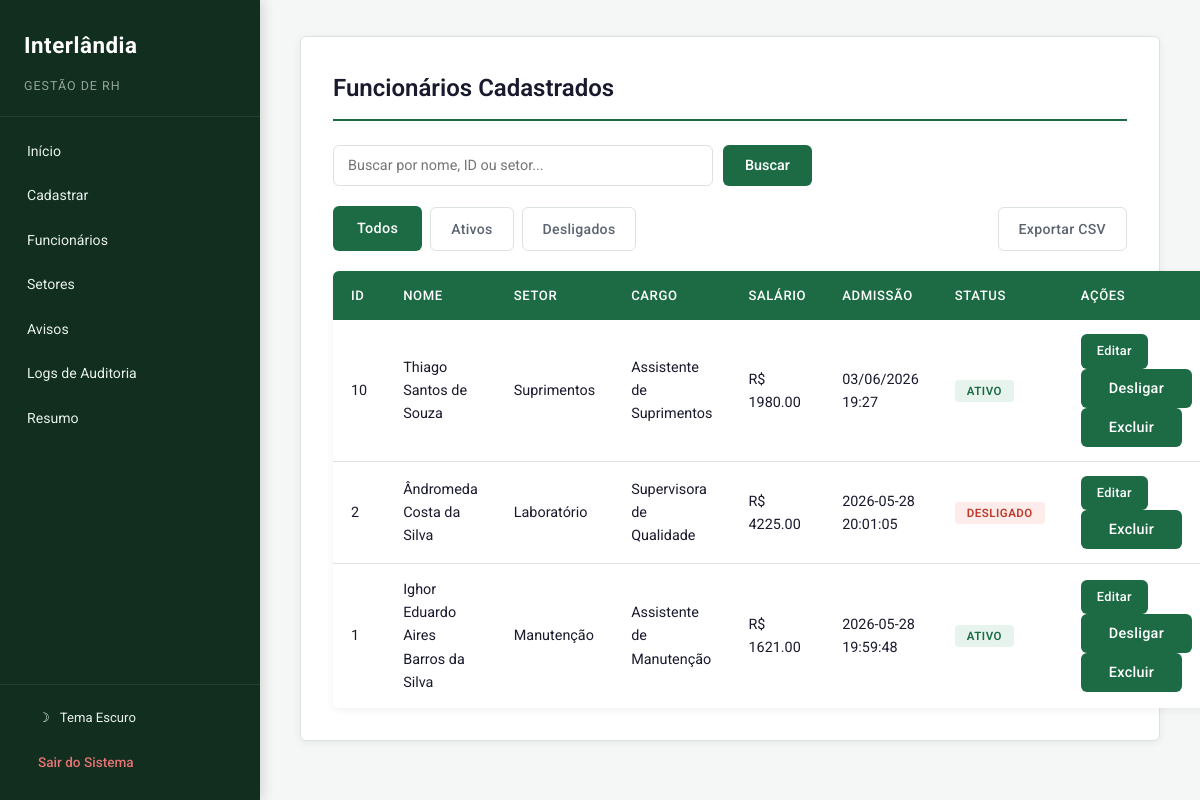
Page /listar (signed in) on the earlier database version.
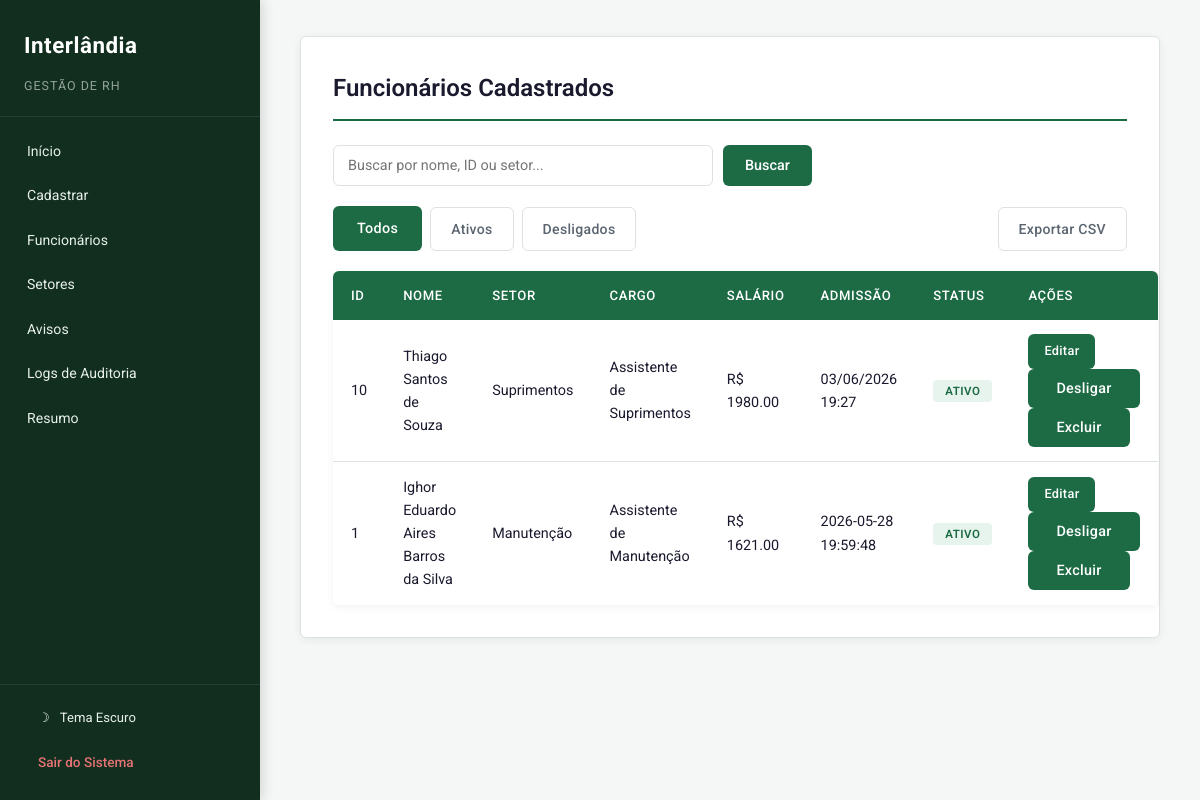
Same page on the later database version.
### tables this page shows
CREATE TABLE funcionarios (
        id INTEGER PRIMARY KEY AUTOINCREMENT,
        nome TEXT,
        contato TEXT,
        setor TEXT,
        email TEXT,
        cargo TEXT,
        salario REAL,
        status TEXT DEFAULT 'ATIVO',
        data_admissao TEXT
    , data_desligamento TEXT);

### main.py (the view)
@app.route("/listar")
def listar():
    if "user" not in session:
        return redirect("/")
    busca = request.args.get("busca", "")
    filtro = request.args.get("filtro", "todos")
    conn = get_db()
    cursor = conn.cursor()
    if busca:
        if filtro == "ativos":
            cursor.execute(
                "SELECT * FROM funcionarios WHERE (nome LIKE ? OR id = ? OR setor LIKE ?) AND status = 'ATIVO' ORDER BY id DESC",
                (f"%{busca}%", busca, f"%{busca}%")
            )
        elif filtro == "desligados":
            cursor.execute(
                "SELECT * FROM funcionarios WHERE (nome LIKE ? OR id = ? OR setor LIKE ?) AND status = 'DESLIGADO' ORDER BY id DESC",
                (f"%{busca}%", busca, f"%{busca}%")
            )
        else:
            cursor.execute(
                "SELECT * FROM funcionarios WHERE nome LIKE ? OR id = ? OR setor LIKE ? ORDER BY id DESC",
                (f"%{busca}%", busca, f"%{busca}%")
            )
    else:
        if filtro == "ativos":
            cursor.execute("SELECT * FROM funcionarios WHERE status = 'ATIVO' ORDER BY id DESC")
        elif filtro == "desligados":
            cursor.execute("SELECT * FROM funcionarios WHERE status = 'DESLIGADO' ORDER BY id DESC")
        else:
            cursor.execute("SELECT * FROM funcionarios ORDER BY id DESC")
    funcionarios = cursor.fetchall()
    conn.close()
    return render_template("listar.html", funcionarios=funcionarios, filtro=filtro)

### main.py (called while the page is built)
def get_db():
    conn = sqlite3.connect(DATABASE)
    conn.row_factory = sqlite3.Row
    return conn

### templates/listar.html (shortened to what this page needs)
{% extends 'base.html' %}
{% block conteudo %}
<h2>Funcion&#225;rios Cadastrados</h2>
<form action="/listar" method="GET" class="search-bar">
    <input type="text" name="busca" placeholder="Buscar por nome, ID ou setor..." value="{{ request.args.get('busca', '') }}">
    <button type="submit">Buscar</button>
</form>
<div style="display: flex; gap: 8px; margin-bottom: 20px; align-items: center;">
    <a href="/listar?filtro=todos" class="btn {% if filtro == 'todos' %}btn-primary{% else %}btn-secondary{% endif %}">Todos</a>
    <a href="/listar?filtro=ativos" class="btn {% if filtro == 'ativos' %}btn-primary{% else %}btn-secondary{% endif %}">Ativos</a>
    <a href="/listar?filtro=desligados" class="btn {% if filtro == 'desligados' %}btn-primary{% else %}btn-secondary{% endif %}">Desligados</a>
    <a href="/exportar_csv" class="btn btn-secondary" style="margin-left: auto;">Exportar CSV</a>
</div>
<table>
    <thead>
        <tr>
            <th>ID</th>
            <th>Nome</th>
            <th>Setor</th>
            <th>Cargo</th>
            <th>Sal&#225;rio</th>
            <th>Admiss&#227;o</th>
            <th>Status</th>
            <th>A&#231;&#245;es</th>
        </tr>
    </thead>
    <tbody>
        {% for f in funcionarios %}
        <tr>
            <td>{{ f[0] }}</td>
            <td>{{ f[1] }}</td>
            <td>{{ f[3] }}</td>
            <td>{{ f[5] }}</td>
            <td>R$ {{ "%.2f"|format(f[6] if f[6] else 0) }}</td>
            <td>{{ f[8] or '-' }}</td>
            <td>
                <span class="badge {% if f[7] == 'ATIVO' %}badge-ativo{% else %}badge-desligado{% endif %}">
                    {{ f[7] }}
                </span>
            </td>
            <td>
                <a href="/editar/{{ f[0] }}" class="btn btn-edit">Editar</a>
                {% if f[7] == 'ATIVO' %}
                <form action="/desligar/{{ f[0] }}" method="POST" style="display:inline;" onsubmit="return confirmarAcao('Confirma o desligamento deste funcion\u00e1rio?')">
                    <button type="submit" class="btn btn-warning">Desligar</button>
                </form>
                {% endif %}
                <form action="/excluir/{{ f[0] }}" method="POST" style="display:inline;" onsubmit="return confirmarExclusao('{{ f[1] }}')">
                    <button type="submit" class="btn btn-del">Excluir</button>
                </form>
            </td>
        </tr>
        {% endfor %}
    </tbody>
</table>
{% endblock %}

Differences in the rows shown:
removed funcionarios: id "2", nome "Ândromeda Costa da Silva", setor "Laboratório", cargo "Supervisora de Qualidade", salario "4225.00", data_admissao "2026-05-28 20:01:05", status "DESLIGADO"
